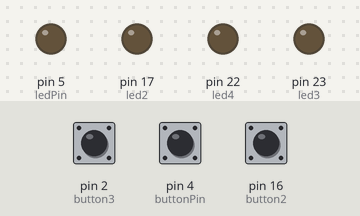
A sketch run on a simulated Arduino Mega 2560, built with avr-gcc and run on an emulated ATmega2560. Parts: output pins drawn as LEDs (lit = HIGH). Dashed ring = blinking. The test bench sets the inputs (shaded band); at power-on: pin 2 (button3) LOW, pin 16 (button2) LOW, pin 4 (buttonPin) LOW. Pins used as bus, display or sensor lines are not drawn; what the sketch prints to the serial monitor is not drawn.

Above: at 1.2 s.
1.3 s: pin 2 (button3) pulled HIGH for 0.15 s
At 1.7 s:
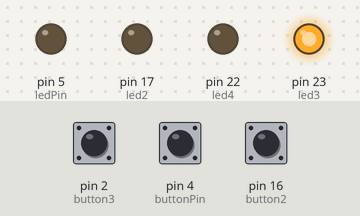
3.8 s: pin 16 (button2) pulled HIGH for 3.2 s
At 4.2 s:
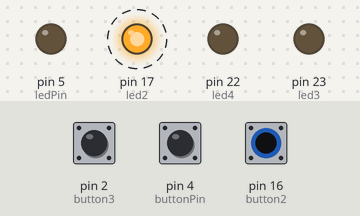
8.8 s: pin 4 (buttonPin) pulled HIGH for 0.15 s
At 8.87 s:
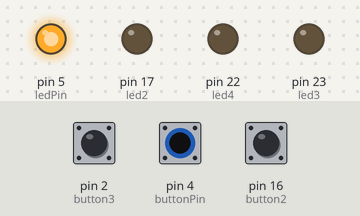
10.4 s: pin 4 (buttonPin) pulled HIGH for 3.2 s
At 14.4 s:
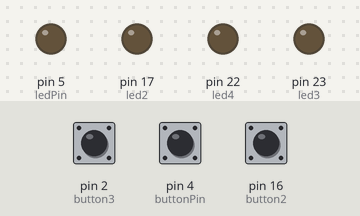
15.1 s: pin 2 (button3) pulled HIGH for 3.2 s
At 15.9 s:
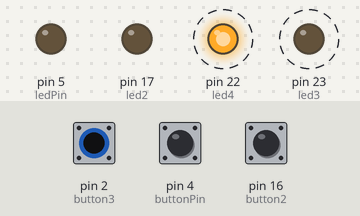
19.8 s: pin 2 (button3) driven HIGH and pin 4 (buttonPin) driven HIGH
At 20.2 s:
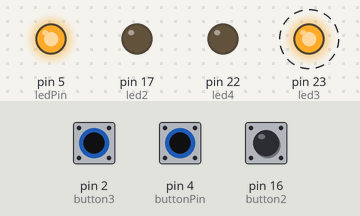
Timing chart, 0 to 23.8 s (numbered marks = the images above; inputs shaded):
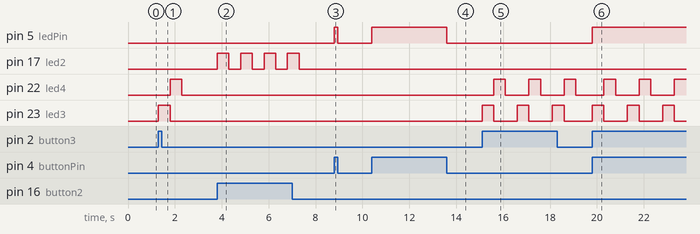

The sketch:

gpio_4.1.ino
```cpp
// set pin numbers
const int buttonPin = 4; // the number of the pushbutton pin
const int ledPin = 5; // the number of the LED pin
const int button2 = 16;
const int led2 = 17;
const int led3 = 23;
const int led4 = 22;
const int led5 = 1;
const int button3 = 2;
// variable for storing the pushbutton status
int buttonState = 0;
int buttonState2 = 0;
int buttonState3 = 0;
void setup() {
  Serial.begin(115200);
  // initialize the pushbutton pin as an input
  pinMode(buttonPin, INPUT);
  pinMode(button2, INPUT);
  pinMode(button3, INPUT);
  // initialize the LED pin as an output
  pinMode(ledPin, OUTPUT);
  pinMode(led2, OUTPUT);
  pinMode(led3, OUTPUT);
  pinMode(led4, OUTPUT);
  pinMode(led5, OUTPUT);

}
void loop() {
  // read the state of the pushbutton value
  buttonState = digitalRead(buttonPin);
  buttonState2 = digitalRead(button2);
  buttonState3 = digitalRead(button3);
  Serial.println(buttonState);
  // check if the pushbutton is pressed.
  // if it is, the buttonState is HIGH
  if (buttonState == HIGH) {
    // turn LED on
    digitalWrite(ledPin, HIGH);
  } else {
    // turn LED off
    digitalWrite(ledPin, LOW);
  }
  if (buttonState2 == HIGH) {
    // turn LED on
    digitalWrite(led2, HIGH);   // turn the LED on (HIGH is the voltage level)
    delay(500);                       // wait for a second
    digitalWrite(led2, LOW);    // turn the LED off by making the voltage LOW
    delay(500);                       // wait for a second
  } else {
    // turn LED off
    digitalWrite(led2, LOW);
  }
  if (buttonState3 == HIGH) {
    // turn LED on
    digitalWrite(led3, HIGH);// turn the LED on (HIGH is the voltage level)
    delay(500);
    digitalWrite(led3, LOW);
    digitalWrite(led4, HIGH);
    delay(500);
    digitalWrite(led4, LOW);
    digitalWrite(led5, HIGH);
    delay(500);
    digitalWrite(led5, LOW);
    // wait for a second
  } else {
    // turn LED off
    digitalWrite(led3, LOW);
    digitalWrite(led4, LOW);
    digitalWrite(led5, LOW);
  }

}
```

Measured:
- after the input at 1.3 s, pin 22 (led4): LOW → HIGH after 0.50 s, → LOW 0.50 s later; pin 23 (led3): LOW → HIGH at once, → LOW 0.50 s later
- after the input at 3.8 s, pin 17 (led2): alternates HIGH for 0.50 s and LOW for 0.50 s, 8 changes in all, then stays LOW, starting at once
- after the input at 8.8 s, pin 5 (ledPin): LOW → HIGH at once, → LOW 0.15 s later
- after the input at 10.4 s, pin 5 (ledPin): LOW → HIGH at once, → LOW 3.2 s later
- after the input at 15.1 s, pin 22 (led4): alternates HIGH for 0.50 s and LOW for 1.0 s, starting after 0.50 s; pin 23 (led3): alternates HIGH for 0.50 s and LOW for 1.0 s, starting at once
- after the input at 19.8 s, pin 5 (ledPin): LOW → HIGH at once; pin 22 (led4): alternates HIGH for 0.50 s and LOW for 1.0 s, starting after 0.50 s; pin 23 (led3): alternates HIGH for 0.50 s and LOW for 1.0 s, starting at once
